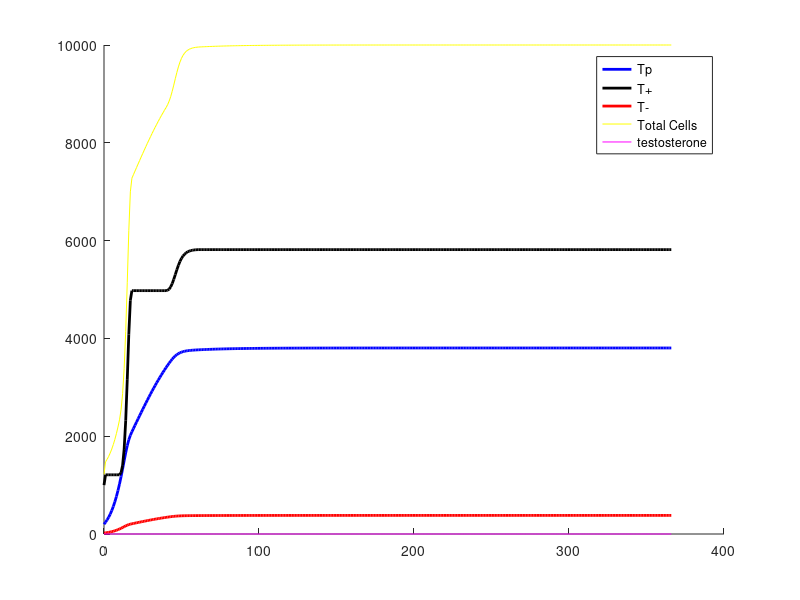

MATLAB code for this plot:
%This is my shot at making a prostate cancer model, with certain
%assumptions listed in the accompanying text file. Three populations,
%Producers, moochers, and independants interact, and we look at how
%medication hits them.

%Current issues: changing step changes behavior in ways it shouldn't: not
%more detail. I use step to adjust all values so that they are rates in
%terms of step rather than day (cells/day vs cells/step)

clear all;clc;clf;

%Simulation stuffs:
step = 1;           %Step time (days)
timeApprox = 365;         %Simulation time (days)
time = (step - mod(timeApprox,step)) + timeApprox;    %Make time divisible by step.

stepNum = time/step;     %integer number of steps.  
t = 0:step:time;    %time vector

%Coefficients
r_tPUnadj = 0.1;         %absolute growth rates (for tP)
r_tMUnadj =  1;
r_tIUnadj = 0.1;
testosteroneHelpUnadj = 0.001;       %How much testosterone impacts tM (really same as r_tM)

r_tP = r_tPUnadj*step;
r_tM = r_tMUnadj*step;
r_tI = r_tIUnadj*step;
testosteroneHelp = testosteroneHelpUnadj*step;

drugMurderUnadj = 1;     %Drug deathliness constant (cells/time)
drugMurder = drugMurderUnadj*step;
drugDecayUnadjusted  = 1;     %How much drug concentration decreases per day (1 is 100%).
drugDecay = step * drugDecayUnadjusted;       %drug decay per step.

testosteroneProductionUnadj = 0.5;                 %Units Per tP
testosteroneProduction = step*testosteroneProductionUnadj;
testosteroneDecayUnadjusted = 1;            %1 is 100% %Test/day
testosteroneDecay = step * testosteroneDecayUnadjusted;     %testosterone decay per step
testosteroneConsumptionUnadj = 0.2;             %Is this a thing? UnitsTest/cell/day
testosteroneConsumption = step*testosteroneConsumptionUnadj;

K = 10000;          %Carrying capacity (cells)

%Initialize cells
tP0 = 200;           %Number of inital Producer Cells
tM0 = 1000;          %Number of Moochers
tI0 = 20;            %Number of Independants


%Actual program here%%%%%%%%%%%%%%%%%%%%%%%%%%%%%%%%%%%%%%%%%%%%%%%%%%%%


%Initialize population vectors
tP = zeros(1,stepNum);
tM = zeros(1,stepNum);
tI = zeros(1,stepNum);
totalCells = zeros(1,stepNum);

tP(1) = tP0;
tM(1) = tM0;
tI(1) = tI0;
totalCells(1) = tP0 + tM0 + tI0;

drug = zeros(1,stepNum);                            %DrugConcentrationVector
testosterone = zeros(1,stepNum);                           %Testosterone Units
testosterone(1) = 100;

%pop change for tP is: 
%r_tP*tP(i-1)*log(K/totalCells(i-1))                     %Gompertz growth
% - drugMurder*tP*drug(i-1)                             %Drug murder
%

%I included a testosterone factor for the moochers based on porportion of
%producers

for i = 2:stepNum+1
    tP(i) = max(    tP(i-1) + step * (r_tP * tP(i-1) * log(K/totalCells(i-1)))     ,0);
    tM(i) = max(    tM(i-1) + step * (r_tM * tM(i-1) * log(K/totalCells(i-1)) * testosterone(i-1) * testosteroneHelp)     ,0);
    tI(i) = max(    tI(i-1) + step * (r_tI * tI(i-1) * log(K/totalCells(i-1)))     ,0);
    totalCells(i) = tP(i)+tM(i)+tI(i);             %Gives me total cancer pop

    drug(i) = max(  drug(i-1) + step * (- drugDecay)   ,0);        %Decays me some drugs
    testosterone(i) = max(  testosterone(i-1) + step * ((1 - testosteroneDecay) * testosterone(i - 1) + testosteroneProduction * tP(i - 1) - testosteroneConsumption * (tM(i-1) + tP(i-1)))   ,0);
end


%Plot totalCells, tP, tM, tI here, maybe drug
hold on
plot(t,tP,'b','linewidth',2)
plot(t,tM,'k','linewidth',2)
plot(t,tI,'r','linewidth',2)
plot(t,totalCells,'y')
%plot(t,testosterone,'g')
plot(t,drug,'m')
legend('Tp','T+','T-','Total Cells','testosterone')